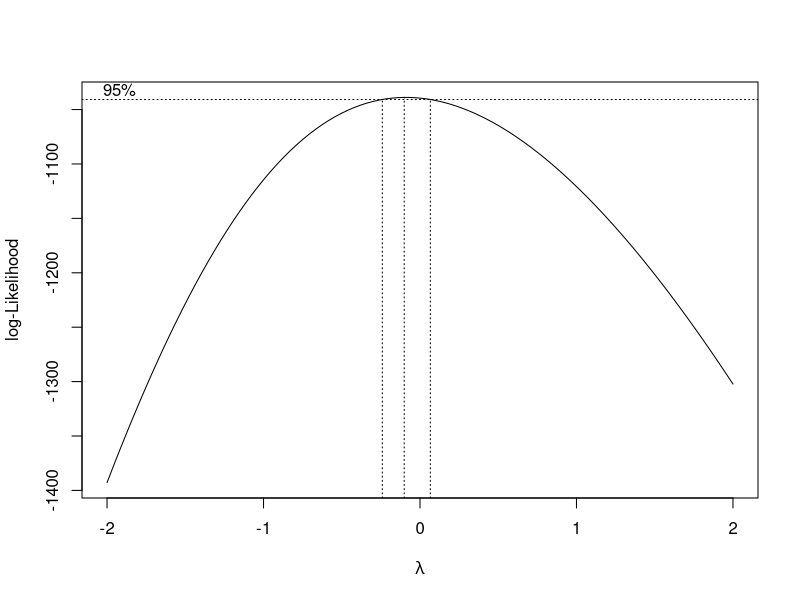
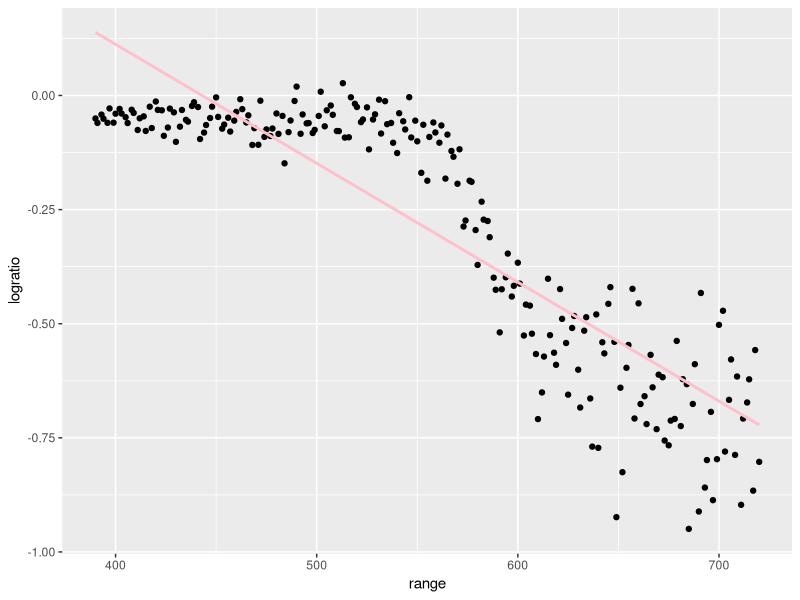
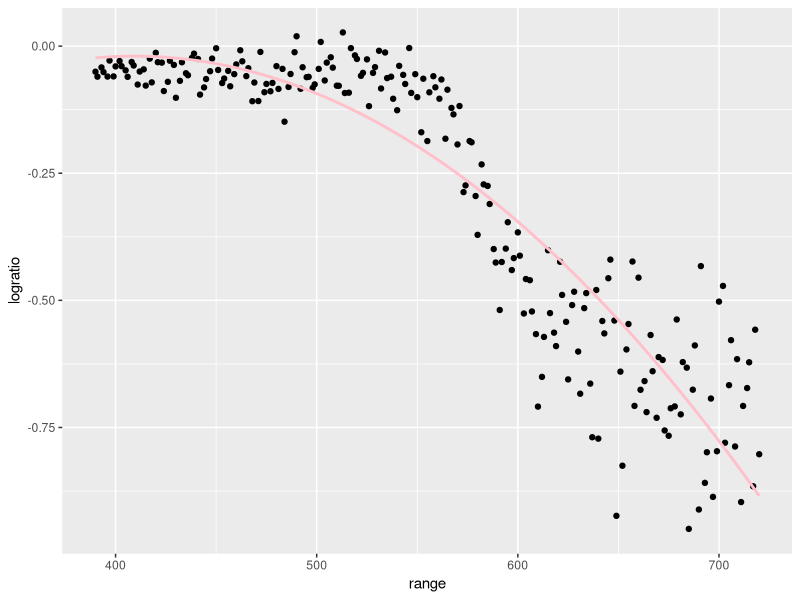
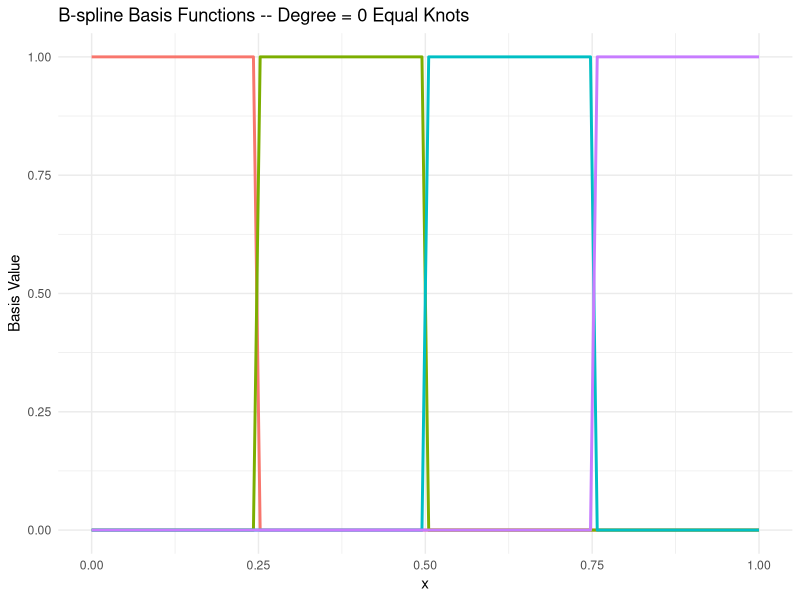
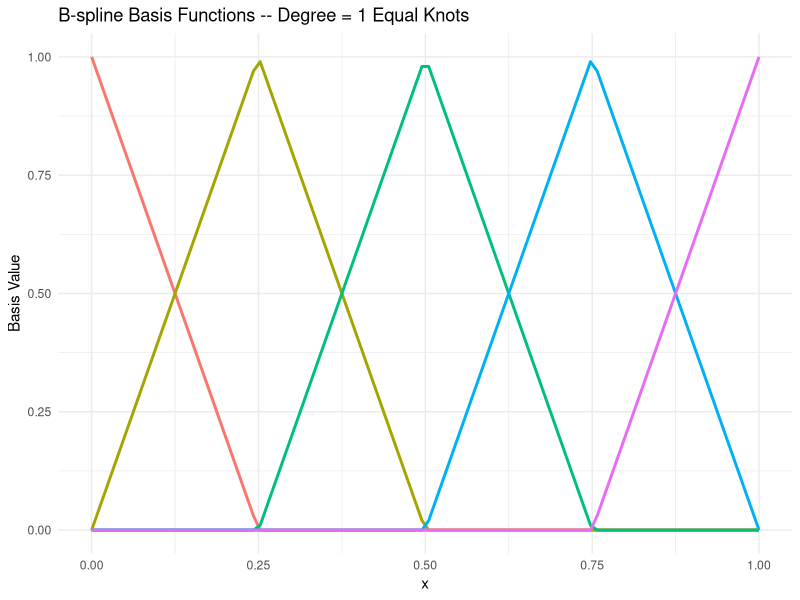
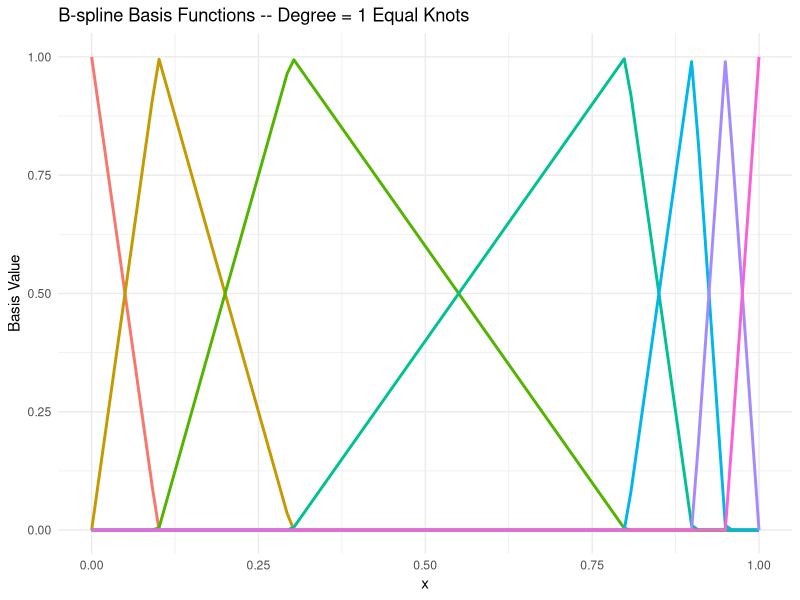
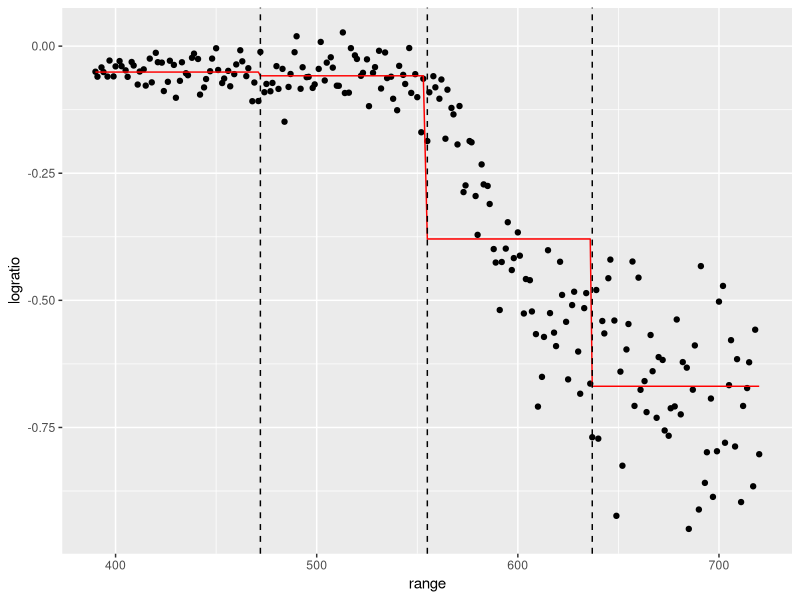
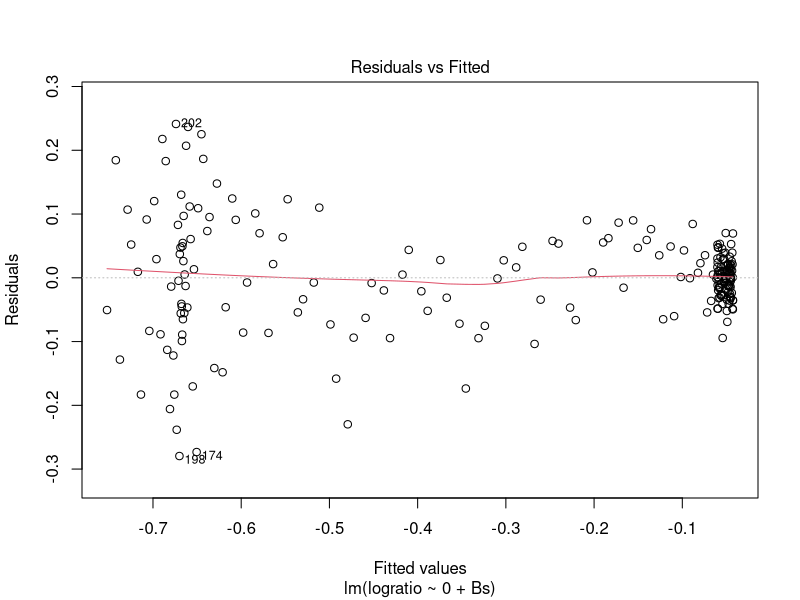

These charts were generated, in order, by the following R code:
## ---- chunk 1
library(MASS)
mod <- lm(medv ~ crim, Boston)
bc <- boxcox(mod)
bc$x[which.max(bc$y)] #extracts the optimal lambda based on the box cox transformation. 
# 0.1010101 #if this value is within the plot then a box cox transformation is appropriate.  
## ---- chunk 2
library(tidyverse)
lidar <- read.csv("Data/lidar.csv")
ggplot(lidar, aes(x = range, y = logratio))+
  geom_point() +
  geom_smooth(method = 'lm', formula = y ~ x, se=FALSE, color = 'pink')
## ---- chunk 3
ggplot(lidar, aes(x = range, y = logratio))+
  geom_point() +
  geom_smooth(method = 'lm', formula = y ~ poly(x,2), se=FALSE, color = 'pink')
## ---- chunk 4
library(splines2)
# Define a sequence of x values
x <- seq(0, 1, length.out = 100)

# Generate B-spline basis matrix
degree <- 0 # Degree of the spline
num_knots <- 3  # Number of internal knots
knots <- seq(0.25, 0.75, length.out = num_knots)
bspline_basis <- bSpline(x, knots = knots, degree = degree, intercept = TRUE)

# Convert the basis matrix to a data frame for ggplot
basis_df <- as.data.frame(bspline_basis)
basis_df$x <- x

# Melt the data frame for ggplot
library(reshape2)
basis_long <- melt(basis_df, id.vars = "x", variable.name = "Basis", value.name = "Value")

# Plot the B-spline basis functions
ggplot(basis_long, aes(x = x, y = Value, color = Basis)) +
  geom_line(size = 1) +
  labs(title = "B-spline Basis Functions -- Degree = 0 Equal Knots", x = "x", y = "Basis Value") +
  theme_minimal() +
  theme(legend.position = "none")
## ---- chunk 5
    x <- seq(0, 1, length.out = 100)

    # Generate B-spline basis matrix
    degree <- 1 # Degree of the spline
    num_knots <- 3  # Number of internal knots
    knots <- seq(0.25, 0.75, length.out = num_knots)
    bspline_basis <- bSpline(x, knots = knots, degree = degree, intercept = TRUE)

    # Convert the basis matrix to a data frame for ggplot
    basis_df <- as.data.frame(bspline_basis)
    basis_df$x <- x

    # Melt the data frame for ggplot
    library(reshape2)
    basis_long <- melt(basis_df, id.vars = "x", variable.name = "Basis", value.name = "Value")

    # Plot the B-spline basis functions
    ggplot(basis_long, aes(x = x, y = Value, color = Basis)) +
      geom_line(size = 1) +
      labs(title = "B-spline Basis Functions -- Degree = 1 Equal Knots", x = "x", y = "Basis Value") +
      theme_minimal() +
      theme(legend.position = "none")
## ---- chunk 6
    x <- seq(0, 1, length.out = 100)

    # Generate B-spline basis matrix
    degree <- 1 # Degree of the spline
    num_knots <- 5  # Number of internal knots
    knots <- c(0.1,0.3,0.8,0.9,0.95)
    bspline_basis <- bSpline(x, knots = knots, degree = degree, intercept = TRUE)

    # Convert the basis matrix to a data frame for ggplot
    basis_df <- as.data.frame(bspline_basis)
    basis_df$x <- x

    # Melt the data frame for ggplot
    library(reshape2)
    basis_long <- melt(basis_df, id.vars = "x", variable.name = "Basis", value.name = "Value")

    # Plot the B-spline basis functions
    ggplot(basis_long, aes(x = x, y = Value, color = Basis)) +
      geom_line(size = 1) +
      labs(title = "B-spline Basis Functions -- Degree = 1 Equal Knots", x = "x", y = "Basis Value") +
      theme_minimal() +
      theme(legend.position = "none")
## ---- chunk 7
library(splines2)
kn <- quantile(lidar$range,c(0.25,0.5,0.75))
# Calculate the B-spline basis functions
X0 <- bSpline(lidar$range,degree=0,knots=kn,intercept=TRUE)
# I want to use X as my model matrix, therefore, I do not want R to insert an intercept by default. The leading 0 prevents this.
mod_deg0 <- lm(logratio ~ 0 + X0,lidar)
ggplot(data = lidar,aes(x=range,y=logratio)) + 
  geom_point() + 
  geom_line(aes(x=range,y=fitted(mod_deg0)),colour='red') +
  # Create dashed vertical lines at each of the knots
  geom_vline(aes(xintercept = kn[1]),lty=2) +
  geom_vline(aes(xintercept = kn[2]),lty=2) +
  geom_vline(aes(xintercept = kn[3]),lty=2)
## ---- chunk 8

## ---- chunk 9

## ---- chunk 10

## ---- chunk 11

## ---- chunk 12
Bs <- bSpline(lidar$range, degree = 3, df = 7, intercept = TRUE)
mod <- lm(logratio ~ 0 + Bs, lidar)
summary(mod)

## ---- chunk 13

## ---- chunk 14
# we can still use the predict function as long as the range = 402 is in our observations. 
# you can make predictions for observations not in the data if you can make their B-spline bases correctly 
#because observation 9 in our data is range = 402, we will extract only that row
predict(mod, interval = 'confidence')[9, ]
## ---- chunk 15
plot(mod,1)
plot(mod,2)
library(lmtest)
bptest(mod)
ks.test(rstandard(mod), 'pnorm')
